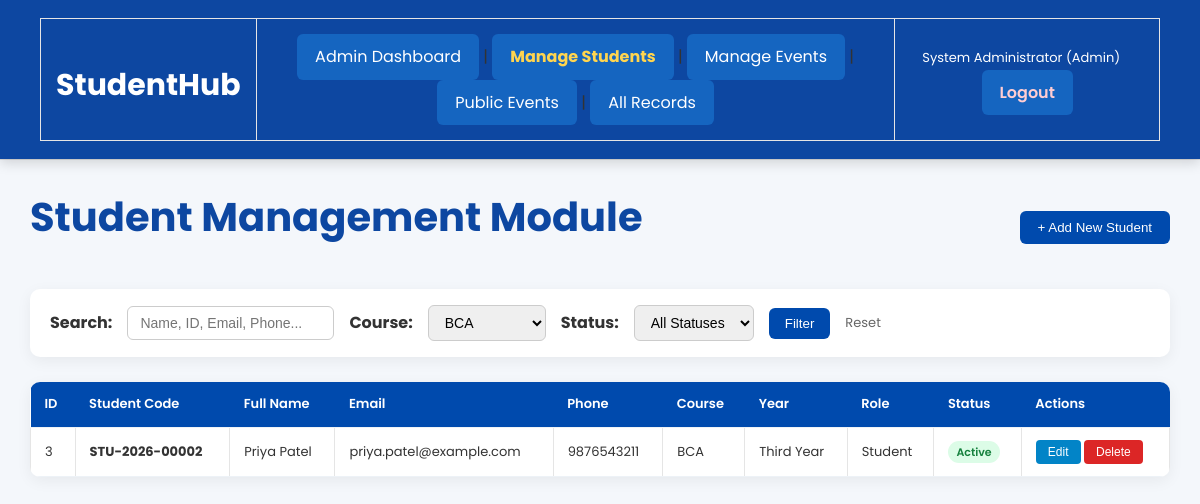
The page /manage_students.php?course=BCA (signed in) on the database its author committed.
### tables this page shows
CREATE TABLE IF NOT EXISTS `students` (
    `id` INT AUTO_INCREMENT PRIMARY KEY,
    `student_id` VARCHAR(25) NOT NULL UNIQUE,
    `fullname` VARCHAR(100) NOT NULL,
    `username` VARCHAR(50) DEFAULT NULL UNIQUE,
    `email` VARCHAR(100) NOT NULL UNIQUE,
    `phone` VARCHAR(15) NOT NULL,
    `password_hash` VARCHAR(255) NOT NULL,
    `role` ENUM('Student', 'Admin') DEFAULT 'Student',
    `course` VARCHAR(50) NOT NULL,
    `year` VARCHAR(30) NOT NULL,
    `gender` ENUM('Male', 'Female', 'Other') NOT NULL,
    `status` ENUM('Active', 'Suspended', 'Pending') DEFAULT 'Active',
    `remember_token` VARCHAR(255) DEFAULT NULL,
    `created_at` TIMESTAMP DEFAULT CURRENT_TIMESTAMP,
    `updated_at` TIMESTAMP DEFAULT CURRENT_TIMESTAMP ON UPDATE CURRENT_TIMESTAMP,
    INDEX `idx_students_email` (`email`),
    INDEX `idx_students_course` (`course`),
    INDEX `idx_students_role` (`role`)
);

### manage_students.php (the view, shortened to what this page needs)
<?php
require_once __DIR__ . '/session_helper.php';
$conn = get_db_connection();
$search = trim($_GET['search'] ?? '');
$filterCourse = trim($_GET['course'] ?? '');
$sql = "SELECT id, student_id, fullname, username, email, phone, course, year, gender, status, role, created_at FROM students WHERE 1=1";
$params = [];
$types = "";
if (!empty($filterCourse) && $filterCourse !== 'All') {
    $sql .= " AND course = ?";
    $params[] = $filterCourse;
    $types .= "s";
}
$sql .= " ORDER BY id DESC";
$students = [];
$stmt = $conn->prepare($sql);
if ($stmt) {
    if (!empty($params)) {
        $stmt->bind_param($types, ...$params);
    }
    $stmt->execute();
    $res = $stmt->get_result();
    while ($row = $res->fetch_assoc()) {
        $students[] = $row;
    }
}
?>
<!DOCTYPE html>
<html lang="en">
<head>
    <link rel="stylesheet" href="dashboard.css">
    <link rel="stylesheet" href="common.css">
</head>
<body>
<hr>
<main class="admin-container">
    <div class="admin-header-bar">
        <h1>Student Management Module</h1>
        <button class="btn-add" onclick="openAddModal()">+ Add New Student</button>
    </div>
    <form method="get" action="manage_students.php" class="filter-panel">
        <label><strong>Search:</strong></label>
        <input type="text" name="search" placeholder="Name, ID, Email, Phone..." value="<?php echo htmlspecialchars($search); ?>">
        <label><strong>Course:</strong></label>
        <select name="course">
            <?php foreach (['B.Tech', 'BCA', 'B.Sc', 'M.Tech', 'MCA'] as $c): ?>
            <option value="<?php echo $c; ?>" <?php if ($filterCourse === $c) echo 'selected'; ?>><?php echo $c; ?></option>
            <?php endforeach; ?>
        </select>
        <label><strong>Status:</strong></label>
        <select name="status">
            <option value="All">All Statuses</option>
        </select>
        <button type="submit" class="btn-add" style="padding:8px 16px;">Filter</button>
        <a href="manage_students.php" style="color:#666;font-size:13px;text-decoration:none;">Reset</a>
    </form>
    <table class="data-table">
        <thead>
            <tr>
                <th>ID</th>
                <th>Student Code</th>
                <th>Full Name</th>
                <th>Email</th>
                <th>Phone</th>
                <th>Course</th>
                <th>Year</th>
                <th>Role</th>
                <th>Status</th>
                <th>Actions</th>
            </tr>
        </thead>
        <tbody>
            <?php if (!empty($students)): ?>
                <?php foreach ($students as $s): ?>
                <tr>
                    <td><?php echo $s['id']; ?></td>
                    <td><strong><?php echo htmlspecialchars($s['student_id']); ?></strong></td>
                    <td><?php echo htmlspecialchars($s['fullname']); ?></td>
                    <td><?php echo htmlspecialchars($s['email']); ?></td>
                    <td><?php echo htmlspecialchars($s['phone']); ?></td>
                    <td><?php echo htmlspecialchars($s['course']); ?></td>
                    <td><?php echo htmlspecialchars($s['year']); ?></td>
                    <td><?php echo htmlspecialchars($s['role']); ?></td>
                    <td><span class="status-pill status-<?php echo htmlspecialchars($s['status']); ?>"><?php echo htmlspecialchars($s['status']); ?></span></td>
                    <td style="white-space:nowrap;">
                        <button class="btn-action-edit" onclick='openEditModal(<?php echo json_encode($s); ?>)'>Edit</button>
                        <form method="post" action="manage_students.php" style="display:inline;" onsubmit="return confirm('Are you sure you want to delete this student record?');">
                            <button type="submit" class="btn-action-del">Delete</button>
                        </form>
                    </td>
                </tr>
                <?php endforeach; ?>
            <?php else: ?>
                <tr>
                    <td colspan="10" align="center" style="padding:30px;color:#777;">No students found matching your criteria.</td>
                </tr>
            <?php endif; ?>
        </tbody>
    </table>
</main>
</body>
</html>

### dashboard.css (style rules this page uses)
* { margin:0;padding:0;box-sizing:border-box }
body { font-family:'Poppins',sans-serif;background:#f4f7fb;color:#333;line-height:1.6 }
hr { border:none;height:1px;background:#ddd }
main { width:90%;margin:40px auto }
h1 { text-align:center;color:#0d47a1;font-size:40px;margin-bottom:20px }
table { width:100%;border-collapse:collapse }
th { background:#1565c0;color:#fff;padding:14px }
td { padding:15px;border:1px solid #e5e5e5;text-align:center }
a { text-decoration:none }

### manage_students.php (style rules this page uses)
.admin-container { width: 95%; max-width: 1300px; margin: 25px auto; }
.admin-header-bar { display: flex; justify-content: space-between; align-items: center; flex-wrap: wrap; gap: 15px; margin-bottom: 20px; }
.filter-panel { background: #ffffff; padding: 16px 20px; border-radius: 10px; box-shadow: 0 4px 15px rgba(0,0,0,0.06); margin-bottom: 25px; display: flex; gap: 15px; flex-wrap: wrap; align-items: center; }
.filter-panel input, .filter-panel select { padding: 8px 12px; border: 1px solid #ccc; border-radius: 6px; font-size: 14px; }
.btn-add { background: #004aad; color: #ffffff !important; padding: 9px 18px; border-radius: 6px; text-decoration: none; font-weight: 500; border: none; cursor: pointer; }
.btn-action-edit { background: #0284c7; color: #ffffff; padding: 5px 12px; border-radius: 4px; text-decoration: none; font-size: 12px; border: none; cursor: pointer; }
.btn-action-del { background: #dc2626; color: #ffffff; padding: 5px 12px; border-radius: 4px; text-decoration: none; font-size: 12px; border: none; cursor: pointer; }
.data-table { width: 100%; border-collapse: collapse; background: #ffffff; border-radius: 10px; overflow: hidden; box-shadow: 0 4px 15px rgba(0,0,0,0.06); }
.data-table th, .data-table td { padding: 12px 14px; text-align: left; border-bottom: 1px solid #edf2f7; font-size: 13px; }
.data-table th { background: #004aad; color: #ffffff; font-weight: 600; }
.status-pill { padding: 3px 8px; border-radius: 12px; font-size: 11px; font-weight: 600; }
.status-Active { background: #dcfce7; color: #15803d; }

### rows shown on the page
students: id "3", student "STU-2026-00002", fullname "Priya Patel", email "priya.patel@example.com", phone "9876543211", course "BCA", year "Third Year", role "Student", status "Active"

### other values the page prints
$name "System Administrator"
$role "Admin"
form field course "BCA"
